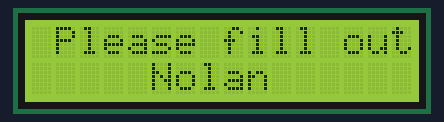
A sketch run on a simulated Arduino Uno, built with avr-gcc and run on an emulated ATmega328P. Parts: 16×2 character LCD.

Above: at 0.1 s.
At 1.6 s:
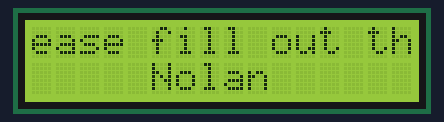
At 3.6 s:
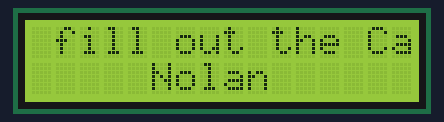
At 7.1 s:
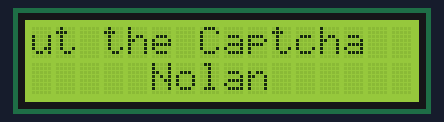
At 10.7 s:
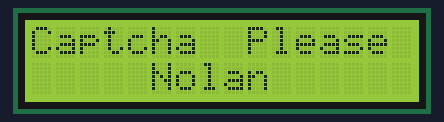
At 14.2 s:
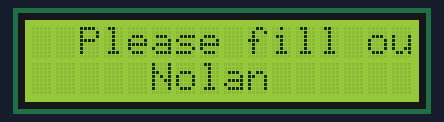

The sketch:

nreilLab3.ino
```cpp
/*
Nolan Reilly, 678442166, nreil
Lab 3 - Liquid Crystal Display - LCD
Description: The code below uses the imported libary LiquidCrystal to manipulate
a 16x2 LCD panel to display scrolling text and a centered name that doesn't move
Assumptions: Assume that the Arduino, and all other connected tech works as intended.
References:
- https://www.youtube.com/watch?v=0TIbVA_J_vM&ab_channel=AutomationBD
- https://www.youtube.com/watch?v=_6_F6B0rd6M&t=623s&ab_channel=BV3D%3ABryanVines
*/

#include <LiquidCrystal.h>

void updateLCDDisplay();

// Initialize the library with the numbers of the interface pins
LiquidCrystal lcd(7, 8, 9, 10, 11, 12);

char* text = " Please fill out the Captcha ";  // Text that will be used for scrolling
int lineNum = 0; // Row to display text
int iCursor = 0;

void setup() {
  // Set up the LCD's number of columns and rows:
  lcd.begin(16, 2);
  lcd.setCursor(1, 1); // Set the cursor to column 1, and row 1
  lcd.print("    Nolan  ");
}

void loop() {
  updateLCDDisplay(); // Function used for the scroling text
  delay(500);
}

void updateLCDDisplay() {
  int lenOfText = strlen("Please fill out the Captcha") + 3;

  // Reset variable
  if (iCursor ==(lenOfText - 1)) {
    iCursor = 0;
  }

  lcd.setCursor(0, lineNum);

  // This executes the 16 showable character
  if (iCursor < lenOfText - 16) {
    for (int i = iCursor; i < iCursor + 16; i++) {
      lcd.print(text[i]);  // Print the message to the LCD
    }
  } else {
    for (int i = iCursor; i < (lenOfText - 1); i++) {
      lcd.print(text[i]);  // print the message to the LCD
    }
    for (int i = 0; i <= 16 - (lenOfText - iCursor); i++) {
      lcd.print(text[i]); // print the message to the LCD
    }
  }

  iCursor++;
}
```

Measured:
- by itself, everything shown: repeats every 14.6 s, in 29 steps
- what the display in image 1 shows lasts 0.5 s, from 1.6 s to 2.1 s
